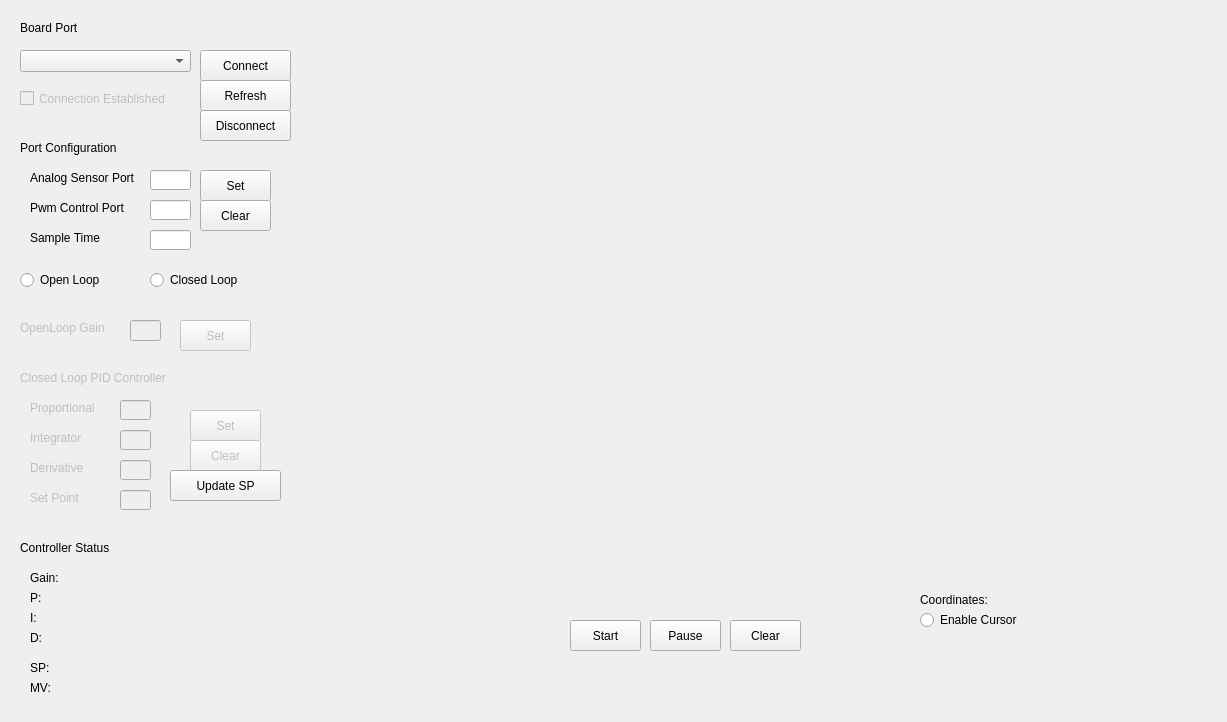
<?xml version="1.0" encoding="UTF-8"?>
<ui version="4.0">
 <class>MainWindow</class>
 <widget class="QMainWindow" name="MainWindow">
  <property name="geometry">
   <rect>
    <x>0</x>
    <y>0</y>
    <width>1227</width>
    <height>722</height>
   </rect>
  </property>
  <property name="windowTitle">
   <string>Controlador Digital Firmata</string>
  </property>
  <widget class="QWidget" name="centralwidget">
   <widget class="QPushButton" name="connect">
    <property name="geometry">
     <rect>
      <x>200</x>
      <y>50</y>
      <width>91</width>
      <height>31</height>
     </rect>
    </property>
    <property name="text">
     <string>Connect</string>
    </property>
   </widget>
   <widget class="QComboBox" name="listport">
    <property name="geometry">
     <rect>
      <x>20</x>
      <y>50</y>
      <width>171</width>
      <height>22</height>
     </rect>
    </property>
   </widget>
   <widget class="QLabel" name="label">
    <property name="geometry">
     <rect>
      <x>20</x>
      <y>20</y>
      <width>111</width>
      <height>16</height>
     </rect>
    </property>
    <property name="text">
     <string>Board Port</string>
    </property>
   </widget>
   <widget class="QCheckBox" name="checkBox">
    <property name="enabled">
     <bool>false</bool>
    </property>
    <property name="geometry">
     <rect>
      <x>20</x>
      <y>90</y>
      <width>171</width>
      <height>17</height>
     </rect>
    </property>
    <property name="styleSheet">
     <string notr="true"/>
    </property>
    <property name="text">
     <string>Connection Established</string>
    </property>
    <property name="checkable">
     <bool>false</bool>
    </property>
   </widget>
   <widget class="QPushButton" name="disconnect">
    <property name="geometry">
     <rect>
      <x>200</x>
      <y>110</y>
      <width>91</width>
      <height>31</height>
     </rect>
    </property>
    <property name="text">
     <string>Disconnect</string>
    </property>
   </widget>
   <widget class="QLabel" name="label_2">
    <property name="geometry">
     <rect>
      <x>20</x>
      <y>140</y>
      <width>161</width>
      <height>16</height>
     </rect>
    </property>
    <property name="text">
     <string>Port Configuration</string>
    </property>
   </widget>
   <widget class="QLineEdit" name="textBox1">
    <property name="geometry">
     <rect>
      <x>150</x>
      <y>170</y>
      <width>41</width>
      <height>20</height>
     </rect>
    </property>
   </widget>
   <widget class="QLabel" name="label_3">
    <property name="geometry">
     <rect>
      <x>30</x>
      <y>170</y>
      <width>131</width>
      <height>16</height>
     </rect>
    </property>
    <property name="text">
     <string>Analog Sensor Port</string>
    </property>
   </widget>
   <widget class="QLineEdit" name="textBox2">
    <property name="geometry">
     <rect>
      <x>150</x>
      <y>200</y>
      <width>41</width>
      <height>20</height>
     </rect>
    </property>
   </widget>
   <widget class="QLabel" name="label_4">
    <property name="geometry">
     <rect>
      <x>30</x>
      <y>200</y>
      <width>121</width>
      <height>16</height>
     </rect>
    </property>
    <property name="text">
     <string>Pwm Control Port</string>
    </property>
   </widget>
   <widget class="QLabel" name="label_6">
    <property name="enabled">
     <bool>false</bool>
    </property>
    <property name="geometry">
     <rect>
      <x>20</x>
      <y>370</y>
      <width>181</width>
      <height>16</height>
     </rect>
    </property>
    <property name="text">
     <string>Closed Loop PID Controller</string>
    </property>
   </widget>
   <widget class="QLabel" name="label_7">
    <property name="enabled">
     <bool>false</bool>
    </property>
    <property name="geometry">
     <rect>
      <x>30</x>
      <y>400</y>
      <width>81</width>
      <height>16</height>
     </rect>
    </property>
    <property name="text">
     <string>Proportional</string>
    </property>
   </widget>
   <widget class="QLineEdit" name="textBox5">
    <property name="enabled">
     <bool>false</bool>
    </property>
    <property name="geometry">
     <rect>
      <x>120</x>
      <y>400</y>
      <width>31</width>
      <height>20</height>
     </rect>
    </property>
   </widget>
   <widget class="QLabel" name="label_8">
    <property name="enabled">
     <bool>false</bool>
    </property>
    <property name="geometry">
     <rect>
      <x>30</x>
      <y>460</y>
      <width>61</width>
      <height>16</height>
     </rect>
    </property>
    <property name="text">
     <string>Derivative</string>
    </property>
   </widget>
   <widget class="QLineEdit" name="textBox7">
    <property name="enabled">
     <bool>false</bool>
    </property>
    <property name="geometry">
     <rect>
      <x>120</x>
      <y>460</y>
      <width>31</width>
      <height>20</height>
     </rect>
    </property>
   </widget>
   <widget class="QLabel" name="label_9">
    <property name="enabled">
     <bool>false</bool>
    </property>
    <property name="geometry">
     <rect>
      <x>30</x>
      <y>430</y>
      <width>61</width>
      <height>16</height>
     </rect>
    </property>
    <property name="text">
     <string>Integrator</string>
    </property>
   </widget>
   <widget class="QLineEdit" name="textBox6">
    <property name="enabled">
     <bool>false</bool>
    </property>
    <property name="geometry">
     <rect>
      <x>120</x>
      <y>430</y>
      <width>31</width>
      <height>20</height>
     </rect>
    </property>
   </widget>
   <widget class="QPushButton" name="set_1">
    <property name="geometry">
     <rect>
      <x>200</x>
      <y>170</y>
      <width>71</width>
      <height>31</height>
     </rect>
    </property>
    <property name="text">
     <string>Set</string>
    </property>
   </widget>
   <widget class="QPushButton" name="clear">
    <property name="geometry">
     <rect>
      <x>200</x>
      <y>200</y>
      <width>71</width>
      <height>31</height>
     </rect>
    </property>
    <property name="text">
     <string>Clear</string>
    </property>
   </widget>
   <widget class="QPushButton" name="start">
    <property name="geometry">
     <rect>
      <x>570</x>
      <y>620</y>
      <width>71</width>
      <height>31</height>
     </rect>
    </property>
    <property name="text">
     <string>Start</string>
    </property>
   </widget>
   <widget class="QPushButton" name="refresh">
    <property name="geometry">
     <rect>
      <x>200</x>
      <y>80</y>
      <width>91</width>
      <height>31</height>
     </rect>
    </property>
    <property name="text">
     <string>Refresh</string>
    </property>
   </widget>
   <widget class="PlotWidget" name="graphWidget" native="true">
    <property name="geometry">
     <rect>
      <x>330</x>
      <y>40</y>
      <width>871</width>
      <height>551</height>
     </rect>
    </property>
   </widget>
   <widget class="QRadioButton" name="radioButton">
    <property name="geometry">
     <rect>
      <x>20</x>
      <y>270</y>
      <width>100</width>
      <height>20</height>
     </rect>
    </property>
    <property name="text">
     <string>Open Loop</string>
    </property>
   </widget>
   <widget class="QRadioButton" name="radioButton_2">
    <property name="geometry">
     <rect>
      <x>150</x>
      <y>270</y>
      <width>100</width>
      <height>20</height>
     </rect>
    </property>
    <property name="text">
     <string>Closed Loop</string>
    </property>
   </widget>
   <widget class="QLabel" name="label_5">
    <property name="geometry">
     <rect>
      <x>30</x>
      <y>230</y>
      <width>101</width>
      <height>16</height>
     </rect>
    </property>
    <property name="text">
     <string>Sample Time</string>
    </property>
   </widget>
   <widget class="QLineEdit" name="textBox3">
    <property name="geometry">
     <rect>
      <x>150</x>
      <y>230</y>
      <width>41</width>
      <height>20</height>
     </rect>
    </property>
   </widget>
   <widget class="QLabel" name="label_10">
    <property name="enabled">
     <bool>false</bool>
    </property>
    <property name="geometry">
     <rect>
      <x>20</x>
      <y>320</y>
      <width>101</width>
      <height>16</height>
     </rect>
    </property>
    <property name="text">
     <string>OpenLoop Gain</string>
    </property>
   </widget>
   <widget class="QLineEdit" name="textBox4">
    <property name="enabled">
     <bool>false</bool>
    </property>
    <property name="geometry">
     <rect>
      <x>130</x>
      <y>320</y>
      <width>31</width>
      <height>21</height>
     </rect>
    </property>
   </widget>
   <widget class="QPushButton" name="set_2">
    <property name="enabled">
     <bool>false</bool>
    </property>
    <property name="geometry">
     <rect>
      <x>190</x>
      <y>410</y>
      <width>71</width>
      <height>31</height>
     </rect>
    </property>
    <property name="text">
     <string>Set</string>
    </property>
   </widget>
   <widget class="QPushButton" name="clear_2">
    <property name="enabled">
     <bool>false</bool>
    </property>
    <property name="geometry">
     <rect>
      <x>190</x>
      <y>440</y>
      <width>71</width>
      <height>31</height>
     </rect>
    </property>
    <property name="text">
     <string>Clear</string>
    </property>
   </widget>
   <widget class="QPushButton" name="clear_3">
    <property name="geometry">
     <rect>
      <x>730</x>
      <y>620</y>
      <width>71</width>
      <height>31</height>
     </rect>
    </property>
    <property name="text">
     <string>Clear</string>
    </property>
   </widget>
   <widget class="QPushButton" name="pause">
    <property name="geometry">
     <rect>
      <x>650</x>
      <y>620</y>
      <width>71</width>
      <height>31</height>
     </rect>
    </property>
    <property name="text">
     <string>Pause</string>
    </property>
   </widget>
   <widget class="QPushButton" name="set_3">
    <property name="enabled">
     <bool>false</bool>
    </property>
    <property name="geometry">
     <rect>
      <x>180</x>
      <y>320</y>
      <width>71</width>
      <height>31</height>
     </rect>
    </property>
    <property name="text">
     <string>Set</string>
    </property>
   </widget>
   <widget class="QLineEdit" name="textBox8">
    <property name="enabled">
     <bool>false</bool>
    </property>
    <property name="geometry">
     <rect>
      <x>120</x>
      <y>490</y>
      <width>31</width>
      <height>20</height>
     </rect>
    </property>
   </widget>
   <widget class="QLabel" name="label_11">
    <property name="enabled">
     <bool>false</bool>
    </property>
    <property name="geometry">
     <rect>
      <x>30</x>
      <y>490</y>
      <width>61</width>
      <height>16</height>
     </rect>
    </property>
    <property name="text">
     <string>Set Point</string>
    </property>
   </widget>
   <widget class="QLabel" name="label_12">
    <property name="geometry">
     <rect>
      <x>20</x>
      <y>540</y>
      <width>121</width>
      <height>16</height>
     </rect>
    </property>
    <property name="text">
     <string>Controller Status</string>
    </property>
   </widget>
   <widget class="QLabel" name="label_13">
    <property name="geometry">
     <rect>
      <x>30</x>
      <y>570</y>
      <width>171</width>
      <height>16</height>
     </rect>
    </property>
    <property name="text">
     <string>Gain:</string>
    </property>
   </widget>
   <widget class="QLabel" name="label_14">
    <property name="geometry">
     <rect>
      <x>30</x>
      <y>590</y>
      <width>171</width>
      <height>16</height>
     </rect>
    </property>
    <property name="text">
     <string>P:</string>
    </property>
   </widget>
   <widget class="QLabel" name="label_15">
    <property name="geometry">
     <rect>
      <x>30</x>
      <y>610</y>
      <width>171</width>
      <height>16</height>
     </rect>
    </property>
    <property name="text">
     <string>I:</string>
    </property>
   </widget>
   <widget class="QLabel" name="label_16">
    <property name="geometry">
     <rect>
      <x>30</x>
      <y>630</y>
      <width>171</width>
      <height>16</height>
     </rect>
    </property>
    <property name="text">
     <string>D:</string>
    </property>
   </widget>
   <widget class="QLabel" name="label_17">
    <property name="geometry">
     <rect>
      <x>30</x>
      <y>660</y>
      <width>171</width>
      <height>16</height>
     </rect>
    </property>
    <property name="text">
     <string>SP:</string>
    </property>
   </widget>
   <widget class="QLabel" name="label_18">
    <property name="geometry">
     <rect>
      <x>30</x>
      <y>680</y>
      <width>171</width>
      <height>16</height>
     </rect>
    </property>
    <property name="text">
     <string>MV:</string>
    </property>
   </widget>
   <widget class="QRadioButton" name="enableCursor">
    <property name="geometry">
     <rect>
      <x>920</x>
      <y>610</y>
      <width>131</width>
      <height>20</height>
     </rect>
    </property>
    <property name="text">
     <string>Enable Cursor</string>
    </property>
    <property name="autoExclusive">
     <bool>false</bool>
    </property>
   </widget>
   <widget class="QPushButton" name="updateSetPoint">
    <property name="geometry">
     <rect>
      <x>170</x>
      <y>470</y>
      <width>111</width>
      <height>31</height>
     </rect>
    </property>
    <property name="text">
     <string>Update SP</string>
    </property>
   </widget>
   <widget class="QLabel" name="coordinates">
    <property name="geometry">
     <rect>
      <x>920</x>
      <y>590</y>
      <width>281</width>
      <height>20</height>
     </rect>
    </property>
    <property name="text">
     <string>Coordinates:</string>
    </property>
   </widget>
  </widget>
 </widget>
 <customwidgets>
  <customwidget>
   <class>PlotWidget</class>
   <extends>QWidget</extends>
   <header>pyqtgraph</header>
   <container>1</container>
  </customwidget>
 </customwidgets>
 <resources/>
 <connections/>
</ui>
